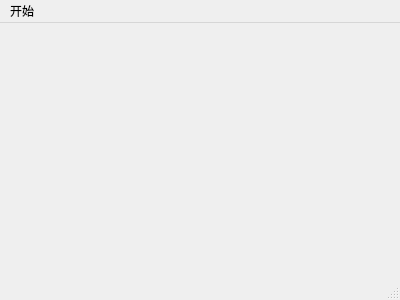
<?xml version="1.0" encoding="UTF-8"?>
<ui version="4.0">
 <class>MainScene</class>
 <widget class="QMainWindow" name="MainScene">
  <property name="geometry">
   <rect>
    <x>0</x>
    <y>0</y>
    <width>400</width>
    <height>300</height>
   </rect>
  </property>
  <property name="windowTitle">
   <string>翻金币</string>
  </property>
  <widget class="QWidget" name="centralWidget"/>
  <widget class="QMenuBar" name="menuBar">
   <property name="geometry">
    <rect>
     <x>0</x>
     <y>0</y>
     <width>400</width>
     <height>23</height>
    </rect>
   </property>
   <widget class="QMenu" name="menu">
    <property name="title">
     <string>开始</string>
    </property>
    <addaction name="quit"/>
   </widget>
   <addaction name="menu"/>
  </widget>
  <widget class="QStatusBar" name="statusBar"/>
  <action name="quit">
   <property name="text">
    <string>退出</string>
   </property>
  </action>
 </widget>
 <layoutdefault spacing="6" margin="11"/>
 <resources/>
 <connections/>
</ui>
